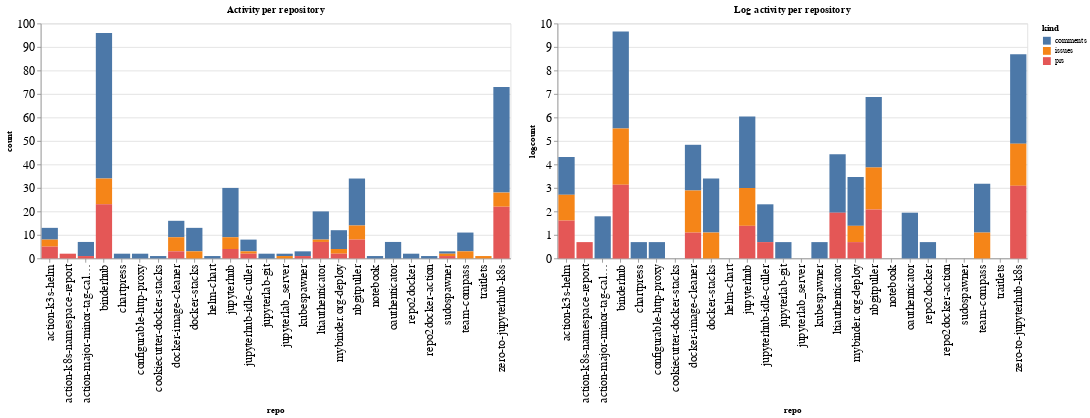

The notebook cell saved with this chart:
### Code cell
ch1 = alt.Chart(repo_summaries, width=600, title="Activity per repository").mark_bar().encode(
    x='repo',
    y='count',
    color='kind',
    tooltip="kind"
)

ch2 = alt.Chart(repo_summaries, width=600, title="Log activity per repository").mark_bar().encode(
    x='repo',
    y='logcount',
    color='kind',
    tooltip="kind"
)

ch1 | ch2

### Figure 1 — Vega-Lite specification as saved in the notebook (floating-point values rounded to 4 significant figures)
{"config": {"axisLeft": {"labelFontSize": 15}, "axisBottom": {"labelFontSize": 15}}, "hconcat": [{"mark": "bar", "encoding": {"color": {"type": "nominal", "field": "kind"}, "tooltip": {"type": "nominal", "field": "kind"}, "x": {"type": "nominal", "field": "repo"}, "y": {"type": "quantitative", "field": "count"}}, "title": "Activity per repository", "width": 600}, {"mark": "bar", "encoding": {"color": {"type": "nominal", "field": "kind"}, "tooltip": {"type": "nominal", "field": "kind"}, "x": {"type": "nominal", "field": "repo"}, "y": {"type": "quantitative", "field": "logcount"}}, "title": "Log activity per repository", "width": 600}], "data": {"name": "data-2fdcd1b393f0288bfd1b01069a3398bc"}, "$schema": "https://vega.github.io/schema/vega-lite/v4.8.1.json", "datasets": {"data-2fdcd1b393f0288bfd1b01069a3398bc": [{"repo": "action-k3s-helm", "kind": "comments", "count": 5, "logcount": 1.609}, {"repo": "action-k3s-helm", "kind": "issues", "count": 3, "logcount": 1.099}, {"repo": "action-k3s-helm", "kind": "prs", "count": 5, "logcount": 1.609}, {"repo": "action-k8s-namespace-report", "kind": "prs", "count": 2, "logcount": 0.6931}, {"repo": "action-major-minor-tag-calculator", "kind": "comments", "count": 6, "logcount": 1.792}, {"repo": "action-major-minor-tag-calculator", "kind": "prs", "count": 1, "logcount": 0.0}, {"repo": "binderhub", "kind": "comments", "count": 62, "logcount": 4.127}, {"repo": "binderhub", "kind": "issues", "count": 11, "logcount": 2.398}, {"repo": "binderhub", "kind": "prs", "count": 23, "logcount": 3.135}, {"repo": "chartpress", "kind": "comments", "count": 2, "logcount": 0.6931}, {"repo": "configurable-http-proxy", "kind": "comments", "count": 2, "logcount": 0.6931}, {"repo": "cookiecutter-docker-stacks", "kind": "comments", "count": 1, "logcount": 0.0}, {"repo": "docker-image-cleaner", "kind": "comments", "count": 7, "logcount": 1.946}, {"repo": "docker-image-cleaner", "kind": "issues", "count": 6, "logcount": 1.792}, {"repo": "docker-image-cleaner", "kind": "prs", "count": 3, "logcount": 1.099}, {"repo": "docker-stacks", "kind": "comments", "count": 10, "logcount": 2.303}, {"repo": "docker-stacks", "kind": "issues", "count": 3, "logcount": 1.099}, {"repo": "helm-chart", "kind": "comments", "count": 1, "logcount": 0.0}, {"repo": "jupyterhub", "kind": "comments", "count": 21, "logcount": 3.045}, {"repo": "jupyterhub", "kind": "issues", "count": 5, "logcount": 1.609}, {"repo": "jupyterhub", "kind": "prs", "count": 4, "logcount": 1.386}, {"repo": "jupyterhub-idle-culler", "kind": "comments", "count": 5, "logcount": 1.609}, {"repo": "jupyterhub-idle-culler", "kind": "issues", "count": 1, "logcount": 0.0}, {"repo": "jupyterhub-idle-culler", "kind": "prs", "count": 2, "logcount": 0.6931}, {"repo": "jupyterlab-git", "kind": "comments", "count": 2, "logcount": 0.6931}, {"repo": "jupyterlab_server", "kind": "comments", "count": 1, "logcount": 0.0}, {"repo": "jupyterlab_server", "kind": "issues", "count": 1, "logcount": 0.0}, {"repo": "kubespawner", "kind": "comments", "count": 2, "logcount": 0.6931}, {"repo": "kubespawner", "kind": "prs", "count": 1, "logcount": 0.0}, {"repo": "ltiauthenticator", "kind": "comments", "count": 12, "logcount": 2.485}, {"repo": "ltiauthenticator", "kind": "issues", "count": 1, "logcount": 0.0}, {"repo": "ltiauthenticator", "kind": "prs", "count": 7, "logcount": 1.946}, {"repo": "mybinder.org-deploy", "kind": "comments", "count": 8, "logcount": 2.079}, {"repo": "mybinder.org-deploy", "kind": "issues", "count": 2, "logcount": 0.6931}, {"repo": "mybinder.org-deploy", "kind": "prs", "count": 2, "logcount": 0.6931}, {"repo": "nbgitpuller", "kind": "comments", "count": 20, "logcount": 2.996}, {"repo": "nbgitpuller", "kind": "issues", "count": 6, "logcount": 1.792}, {"repo": "nbgitpuller", "kind": "prs", "count": 8, "logcount": 2.079}, {"repo": "notebook", "kind": "comments", "count": 1, "logcount": 0.0}, {"repo": "oauthenticator", "kind": "comments", "count": 7, "logcount": 1.946}, {"repo": "repo2docker", "kind": "comments", "count": 2, "logcount": 0.6931}, {"repo": "repo2docker-action", "kind": "comments", "count": 1, "logcount": 0.0}, {"repo": "sudospawner", "kind": "comments", "count": 1, "logcount": 0.0}, {"repo": "sudospawner", "kind": "issues", "count": 1, "logcount": 0.0}, {"repo": "sudospawner", "kind": "prs", "count": 1, "logcount": 0.0}, {"repo": "team-compass", "kind": "comments", "count": 8, "logcount": 2.079}, {"repo": "team-compass", "kind": "issues", "count": 3, "logcount": 1.099}, {"repo": "traitlets", "kind": "issues", "count": 1, "logcount": 0.0}, {"repo": "zero-to-jupyterhub-k8s", "kind": "comments", "count": 45, "logcount": 3.807}, {"repo": "zero-to-jupyterhub-k8s", "kind": "issues", "count": 6, "logcount": 1.792}, {"repo": "zero-to-jupyterhub-k8s", "kind": "prs", "count": 22, "logcount": 3.091}]}}
